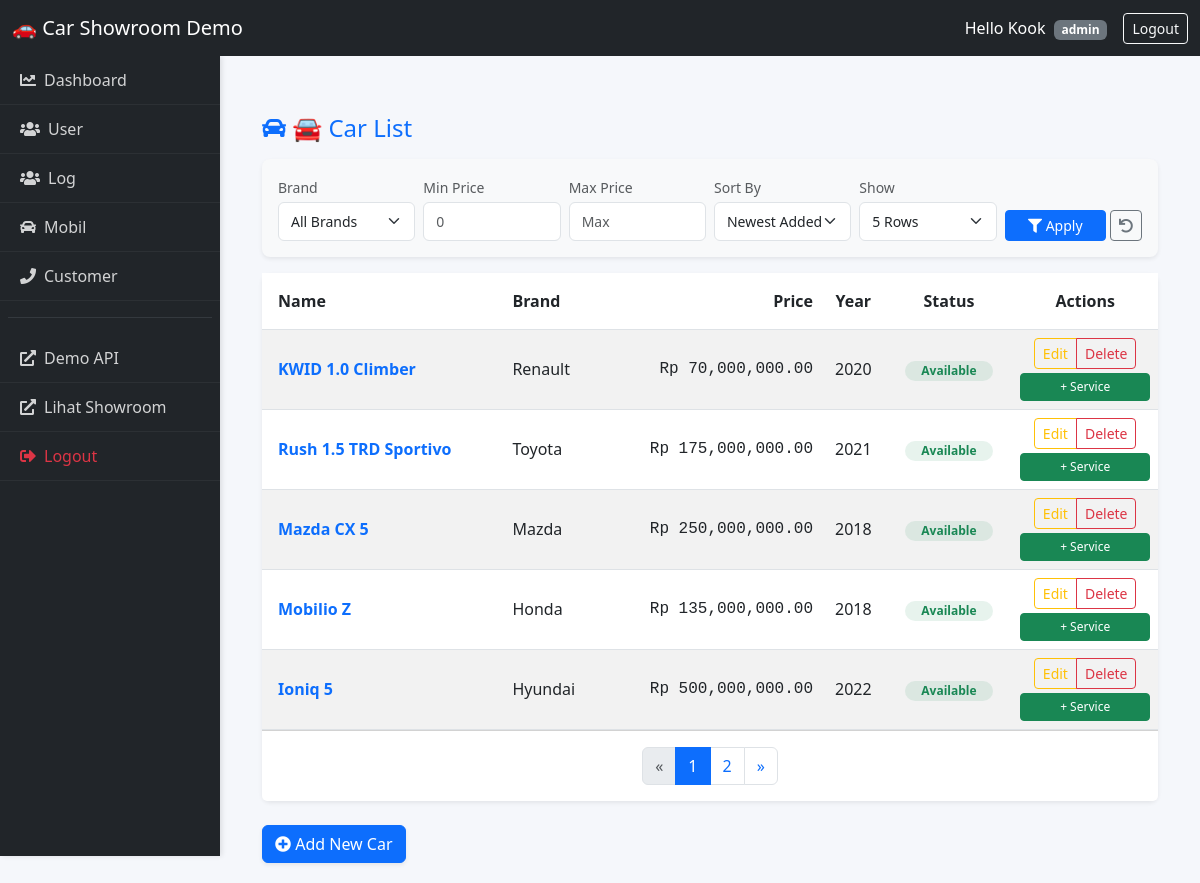
The page /demo/dashboard/carlist/ (signed in) on the database its author committed.
### users/models.py (models this page shows, shortened)
class User(AbstractUser):
    ROLE_CHOICES = (
        ("admin", "Admin"),
        ("salesperson", "Salesperson"),
        ("customer", "Customer"),
    )
    role = models.CharField(max_length=20, choices=ROLE_CHOICES, default="customer")

### cars/models.py (models this page shows, shortened)
class Cars(models.Model):
    id = models.AutoField(primary_key=True)
    nama = models.CharField(max_length=100)
    harga = models.DecimalField(max_digits=12, decimal_places=2)
    merek = models.CharField(max_length=50)
    model = models.CharField(max_length=50)
    tahun = models.IntegerField()
    kilometer = models.IntegerField()
    transmisi = models.CharField(max_length=20, choices=[('auto','Otomatis'), ('manual', 'Manual')])
    jenis_bahan_bakar = models.CharField(max_length=20, choices=[('bensin','Bensin'), ('diesel', 'Diesel'), ('elektrik', 'Elektrik')])
    mesin = models.CharField(max_length=50)
    tempat_duduk = models.IntegerField()
    deskripsi = models.TextField()
    gambar = models.ImageField(upload_to='cars/images/',blank=True, null=True)
    status = models.CharField(max_length=20,
                              choices=[('available','Available'),('sold','Sold'),('booked','Booked')],default='available')

### demo/views.py (the view)
# urls.py: path('dashboard/carlist/', demo_carlist_dashboard, name='demo_carlist_dashboard'),
def demo_carlist_dashboard(request):
    if not request.user.is_authenticated:
        return redirect("demo_login")
    cars_data = Cars.objects.all()
    selected_brand = request.GET.get('brand')
    if selected_brand and selected_brand != "":
        cars_data = cars_data.filter(merek__iexact=selected_brand)
    min_price = request.GET.get('min_price')
    if min_price and min_price != "":
        cars_data = cars_data.filter(harga__gte=min_price)
    max_price = request.GET.get('max_price')
    if max_price and max_price != "":
        cars_data = cars_data.filter(harga__lte=max_price)
    sort_by = request.GET.get('sort', 'newest') # Default: newest
    if sort_by == 'price_low':
        cars_data = cars_data.order_by('harga')       # Harga Terendah
    elif sort_by == 'price_high':
        cars_data = cars_data.order_by('-harga')      # Harga Tertinggi
    elif sort_by == 'year_new':
        cars_data = cars_data.order_by('-tahun')      # Tahun Muda
    elif sort_by == 'year_old':
        cars_data = cars_data.order_by('tahun')       # Tahun Tua
    else:
        cars_data = cars_data.order_by('-id')         # Default (Input Terakhir)
    items_per_page = request.GET.get('paginate_by', 5)
    try:
        items_per_page = int(items_per_page)
    except ValueError:
        items_per_page = 5
    paginator = Paginator(cars_data, items_per_page)
    page_number = request.GET.get('page')
    page_obj = paginator.get_page(page_number)
    brands_list = Cars.objects.values_list('merek', flat=True).distinct().order_by('merek')
    context = {
        "cars": page_obj,
        "items_per_page": items_per_page,
        "brands_list": brands_list,       # Untuk dropdown merek
        "selected_brand": selected_brand, # Agar filter tidak reset saat ganti halaman
        "min_price": min_price,
        "max_price": max_price,
        "current_sort": sort_by,
    }
    return render(request, "demo/car_list_dashboard.html", context)

### demo/templates/demo/car_list_dashboard.html (shortened to what this page needs)
{% extends 'demo/base.html' %}
{% load humanize %}
{% block content %}
<div class="container-fluid mt-4">
    <div class="d-flex justify-content-between align-items-center mb-3">
        <h4 class="m-0 text-primary"><i class="fas fa-car"></i> 🚘 Car List</h4>
    </div>
    <div class="card shadow-sm border-0 mb-3 bg-light">
        <div class="card-body py-3">
            <form method="get" class="row g-2 align-items-end">
                <div class="col-md-2">
                    <label class="form-label small text-muted mb-1">Brand</label>
                    <select name="brand" class="form-select form-select-sm">
                        <option value="">All Brands</option>
                    </select>
                </div>
                <div class="col-md-2">
                    <label class="form-label small text-muted mb-1">Min Price</label>
                    <input type="number" name="min_price" class="form-control form-control-sm" placeholder="0" value="{{ min_price|default:'' }}">
                </div>
                <div class="col-md-2">
                    <label class="form-label small text-muted mb-1">Max Price</label>
                    <input type="number" name="max_price" class="form-control form-control-sm" placeholder="Max" value="{{ max_price|default:'' }}">
                </div>
                <div class="col-md-2">
                    <label class="form-label small text-muted mb-1">Sort By</label>
                    <select name="sort" class="form-select form-select-sm">
                        <option value="newest" {% if current_sort == 'newest' %}selected{% endif %}>Newest Added</option>
                    </select>
                </div>
                <div class="col-md-2">
                    <label class="form-label small text-muted mb-1">Show</label>
                    <select name="paginate_by" class="form-select form-select-sm">
                        <option value="5" {% if items_per_page == 5 %}selected{% endif %}>5 Rows</option>
                    </select>
                </div>
                <div class="col-md-2 d-flex gap-1">
                    <button type="submit" class="btn btn-primary btn-sm w-100"><i class="fas fa-filter"></i> Apply</button>
                    <a href="{% url 'demo_carlist_dashboard' %}" class="btn btn-outline-secondary btn-sm" title="Reset Filter"><i class="fas fa-undo"></i></a>
                </div>
            </form>
        </div>
    </div>
    <div class="card shadow-sm border-0">
        <div class="card-body p-0">
            <div class="table-responsive">
                <table class="table table-hover table-striped align-middle mb-0">
                    <thead class="bg-light text-dark">
                        <tr>
                            <th class="py-3 ps-3">Name</th>
                            <th class="py-3">Brand</th>
                            <th class="py-3 text-end">Price</th>
                            <th class="py-3 text-center">Year</th>
                            <th class="py-3 text-center">Status</th>
                            {% if request.user.role in 'admin sales' %}
                                <th class="py-3 text-center">Actions</th>
                            {% endif %}
                        </tr>
                    </thead>
                    <tbody>
                        {% for car in cars %}
                        <tr>
                            <td class="ps-3">
                                <a href="{% url 'detail_car' car.id %}" class="fw-bold text-decoration-none text-primary">{{ car.nama }}</a>
                            </td>
                            <td>{{ car.merek }}</td>
                            <td class="text-end font-monospace">Rp {{ car.harga|intcomma }}</td>
                            <td class="text-center">{{ car.tahun }}</td>
                            <td class="text-center">
                                {% if car.status|lower == 'available' %}
                                    <span class="badge bg-success bg-opacity-10 text-success rounded-pill px-3">Available</span>
                                {% else %}
                                    <span class="badge bg-secondary rounded-pill px-3">{{ car.status }}</span>
                                {% endif %}
                            </td>
                            {% if request.user.role == 'admin' %}
                            <td class="text-center">
                                <div class="btn-group" role="group">
                                    <a href="{% url 'update_car' car.id %}?next={% url 'demo_carlist_dashboard' %}" class="btn btn-sm btn-outline-warning">Edit</a>
                                    <a href="{% url 'delete_car' car.id %}?next={% url 'demo_carlist_dashboard' %}" class="btn btn-sm btn-outline-danger" onclick="return confirm('Delete {{ car.nama }}?');">Delete</a>
                                </div>
                                <div class="mt-1">
                                    <a href="{% url 'service_history' car.id %}?next={% url 'demo_carlist_dashboard' %}" class="btn btn-sm btn-success w-100" style="font-size: 0.75rem;">+ Service</a>
                                </div>
                            </td>
                            {% elif request.user.role == 'sales' %}
                            <td class="text-center">
                                <a href="{% url 'update_car' car.id %}?next={% url 'demo_carlist_dashboard' %}" class="btn btn-sm btn-warning text-white">Update</a>
                            </td>
                            {% endif %}
                        </tr>
                        {% endfor %}
                    </tbody>
                </table>
            </div>
        </div>
        <div class="card-footer bg-white py-3">
            <nav aria-label="Page navigation">
                <ul class="pagination justify-content-center m-0">
                    {% if cars.has_previous %}
                    <li class="page-item">
                        <a class="page-link" href="?page={{ cars.previous_page_number }}&brand={{ selected_brand|default:'' }}&min_price={{ min_price|default:'' }}&max_price={{ max_price|default:'' }}&sort={{ current_sort }}&paginate_by={{ items_per_page }}">
                            &laquo;
                        </a>
                    </li>
                    {% else %}
                    <li class="page-item disabled"><span class="page-link">&laquo;</span></li>
                    {% endif %}
                    {% for num in cars.paginator.page_range %}
                        {% if cars.number == num %}
                            <li class="page-item active"><span class="page-link">{{ num }}</span></li>
                        {% elif num > cars.number|add:'-3' and num < cars.number|add:'3' %}
                            <li class="page-item">
                                <a class="page-link" href="?page={{ num }}&brand={{ selected_brand|default:'' }}&min_price={{ min_price|default:'' }}&max_price={{ max_price|default:'' }}&sort={{ current_sort }}&paginate_by={{ items_per_page }}">
                                    {{ num }}
                                </a>
                            </li>
                        {% endif %}
                    {% endfor %}
                    {% if cars.has_next %}
                    <li class="page-item">
                        <a class="page-link" href="?page={{ cars.next_page_number }}&brand={{ selected_brand|default:'' }}&min_price={{ min_price|default:'' }}&max_price={{ max_price|default:'' }}&sort={{ current_sort }}&paginate_by={{ items_per_page }}">
                            &raquo;
                        </a>
                    </li>
                    {% else %}
                    <li class="page-item disabled"><span class="page-link">&raquo;</span></li>
                    {% endif %}
                </ul>
            </nav>
        </div>
    </div>
    <div class="mt-4">
        {% if request.user.role == 'admin' %}
          <a href="{% url 'create_car' %}" class="btn btn-primary shadow-sm"><i class="fas fa-plus-circle"></i> Add New Car</a>
        {% elif request.user.role == 'customer' %}
          <a href="{% url 'demo_order' %}" class="btn btn-success shadow-sm"><i class="fas fa-shopping-cart"></i> Trade-In Order</a>
        {% endif %}
    </div>
</div>
{% endblock %}

### demo/templates/demo/base.html (shortened to what this page needs)
{% load static %}
<!DOCTYPE html>
<html lang="en">
    <head>
        <link rel="stylesheet" href="https://cdn.jsdelivr.net/npm/bootstrap@5.3.0/dist/css/bootstrap.min.css" />
        <link rel="stylesheet" href="https://cdnjs.cloudflare.com/ajax/libs/font-awesome/5.15.4/css/all.min.css">
        <link rel="stylesheet" href="{% static 'demo/css/base_style.css' %}?v=5"/>
    </head>
    <body class="{% if not user.is_authenticated %}no-sidebar{% endif %}">
        <nav class="navbar navbar-expand-lg navbar-dark bg-dark fixed-top">
            <div class="container-fluid">
                <a class="navbar-brand" href="#">🚗 Car Showroom Demo</a>
                <div class="d-flex">
                    {% if user.is_authenticated %}
                    <span class="text-white me-3 align-self-center">
                        Hello {{ request.user.username|title }}
                        <span class="badge bg-secondary ms-1">{{ request.user.role }}</span>
                    </span>
                    <a href="/demo/logout/" class="btn btn-outline-light btn-sm">Logout</a>
                    {% endif %}
                </div>
            </div>
        </nav>
        {% if user.is_authenticated %}
            <div class="sidebar">
                {% if request.user.role == 'admin' %}
                    <a href="{% url 'demo_dashboard' %}"><i class="fas fa-chart-line me-2"></i>Dashboard</a>
                    <a href="{% url 'demo_userlist_dashboard' %}"><i class="fas fa-users me-2"></i>User</a>
                    <a href="{% url 'dashboard_log_list' %}"><i class="fas fa-users me-2"></i>Log</a>
                {% endif %}
                {% if request.user.role == 'admin' or request.user.role == 'sales' %}
                    <a href="{% url 'demo_carlist_dashboard' %}"><i class="fas fa-car me-2"></i>Mobil</a>
                    <a href="{% url 'demo_customer_list_dashboard' %}"><i class="fas fa-phone me-2"></i>Customer</a>
                {% endif %}
                <hr class="border-secondary mx-2">
                <a href="{% url 'demo_api' %}"><i class="fas fa-external-link-alt me-2"></i>Demo API</a>
                <a href="{% url 'carList' %}"><i class="fas fa-external-link-alt me-2"></i>Lihat Showroom</a>
                <a href="{% url 'logout' %}" class="text-danger"><i class="fas fa-sign-out-alt me-2"></i>Logout</a>
            </div>
        {% endif %}
        <div class="main-container">
            {% block content %}{% endblock %}
        </div>
    </body>
</html>

### demo/static/demo/css/base_style.css (style rules this page uses)
body { min-height: 100vh; display: flex; background-color: #f5f7fb; font-family: 'Segoe UI', Tahoma, Geneva, Verdana, sans-serif; }
.sidebar { width: 220px; background: #212529; color: white; margin-top: 56px; position: fixed; height: 100vh; overflow-y: auto; z-index: 1000; box-shadow: 2px 0 5px rgba(0,0,0,0.1); }
.sidebar a { color: rgba(255,255,255,0.8); text-decoration: none; display: block; padding: 12px 20px; border-bottom: 1px solid rgba(255,255,255,0.05); transition: all 0.3s; }
.main-container { margin-top: 70px; margin-left: 220px; flex: 1; width: 100%; padding: 20px 30px; }
.card { border: none; border-radius: 8px; box-shadow: 0 2px 8px rgba(0,0,0,0.05); }
.form-control, .form-select { border-radius: 6px; border: 1px solid #dfe3e7; padding: 8px 12px; }

### rows shown on the page
User: user.username "Kook", user.role "admin"
Cars: nama "KWID 1.0 Climber", merek "Renault", harga "70,000,000.00", tahun "2020", status "Available"
Cars: nama "Rush 1.5 TRD Sportivo", merek "Toyota", harga "175,000,000.00", tahun "2021", status "Available"
Cars: nama "Mazda CX 5", merek "Mazda", harga "250,000,000.00", tahun "2018", status "Available"
Cars: nama "Mobilio Z", merek "Honda", harga "135,000,000.00", tahun "2018", status "Available"
Cars: nama "Ioniq 5", merek "Hyundai", harga "500,000,000.00", tahun "2022", status "Available"

### other values the page prints
{{ num }} "1"
{{ num }} "2"
